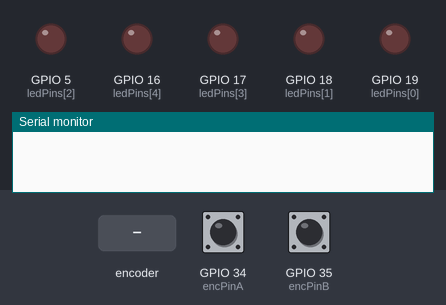
A program run on a simulated ESP32. Shown: output pins drawn as LEDs (lit = HIGH), the last lines printed to the serial monitor. Inputs (shaded band) come from the test bench; at power-on: GPIO 34 (encPinA) HIGH, GPIO 35 (encPinB) HIGH.

Above: at 1.2 s.
1.3 s: rotary encoder on GPIO 34 (encPinA) / GPIO 35 (encPinB) turned 3 steps (first pin leading)
At 3.0 s:
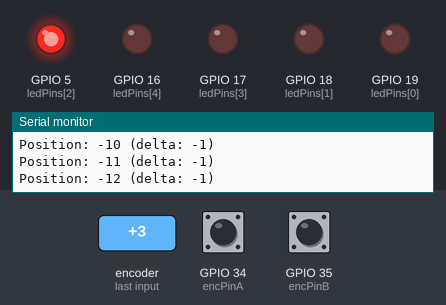
3.4 s: rotary encoder on GPIO 34 (encPinA) / GPIO 35 (encPinB) turned 1 step (first pin leading)
At 4.3 s:
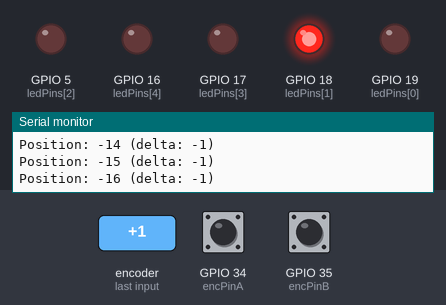
5.1 s: rotary encoder on GPIO 34 (encPinA) / GPIO 35 (encPinB) turned 1 step (first pin leading)
At 5.6 s:
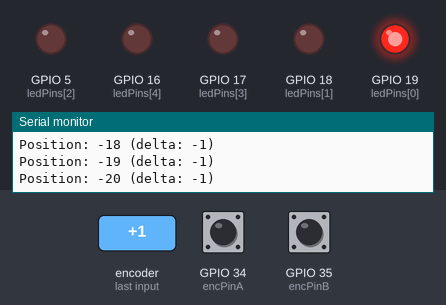
Timing chart, 0 to 8.1 s (numbered marks = the images above; inputs shaded):
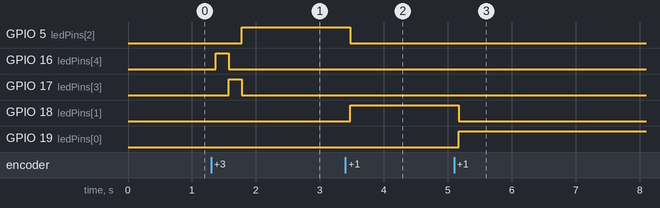

Measured:
- after the input at 1.3 s, GPIO 5 (ledPins[2]): LOW → HIGH after 0.48 s; GPIO 16 (ledPins[4]): LOW → HIGH after 0.08 s, → LOW 0.20 s later; GPIO 17 (ledPins[3]): LOW → HIGH after 0.28 s, → LOW 0.20 s later
- after the input at 3.4 s, GPIO 5 (ledPins[2]): HIGH → LOW after 0.08 s; GPIO 18 (ledPins[1]): LOW → HIGH after 0.08 s
- after the input at 5.1 s, GPIO 18 (ledPins[1]): HIGH → LOW after 0.08 s; GPIO 19 (ledPins[0]): LOW → HIGH after 0.08 s

The program:

main.cpp
```cpp
#include <Arduino.h>

constexpr uint8_t ledCount = 5;
constexpr uint8_t ledPins[ledCount] = {19, 18, 5, 17, 16};
constexpr uint8_t encPinA = 34;
constexpr uint8_t encPinB = 35;

constexpr int8_t NONE = 0;
constexpr int8_t CLOCKWISE = 1;
constexpr int8_t COUNTERCLOCKWISE = -1;

// Lookup table for state transitions (4x4 matrix, flattened to 16 elements)
// Index: (prev_A << 3) | (prev_B << 2) | (curr_A << 1) | curr_B
// Value: +1 for CW, -1 for CCW, 0 for no change/invalid transition
constexpr int8_t ENCODER_LOOKUP_TABLE[16] = {
    // Previous states: 00, 01, 10, 11
    NONE, CLOCKWISE, COUNTERCLOCKWISE, NONE, // Current state is 00
    COUNTERCLOCKWISE, NONE, NONE, CLOCKWISE, // Current state is 01
    CLOCKWISE, NONE, NONE, COUNTERCLOCKWISE, // Current state is 10
    NONE, COUNTERCLOCKWISE, CLOCKWISE, NONE  // Current state is 11
};

volatile int8_t encDelta = 0;
volatile uint8_t prevEncPinState; // Store previous state (00, 01, 10, 11)

// isr for pressing the start button
// ! on esp32 the IRAM_ATTR is needed
void IRAM_ATTR onEncChange()
{
  // read state of encPinA and encPinB and combine into a 2-bit value (00, 01,10,11)
  uint8_t encPinState = (digitalRead(encPinA) << 1) | digitalRead(encPinB);
  // update Delta based on the rotation.
  encDelta += ENCODER_LOOKUP_TABLE[prevEncPinState << 2 | encPinState];
  // save last state
  prevEncPinState = encPinState;
}

void setup()
{
  Serial.begin(115200);

  for (int i = 0; i < ledCount; i++)
  {
    pinMode(ledPins[i], OUTPUT);
  }

  pinMode(encPinA, INPUT_PULLUP);
  pinMode(encPinB, INPUT_PULLUP);

  // Read initial state
  prevEncPinState = (digitalRead(encPinA) << 1) | digitalRead(encPinB);

  // call our ISR if a falling edge happens on the defined pins.
  attachInterrupt(encPinA, onEncChange, CHANGE);
  attachInterrupt(encPinB, onEncChange, CHANGE);
}

void loop()
{
  // debug print only if position changed.
  static int encPos = 0;
  static uint8_t currentLed = 0;

  // Atomic read of delta and reset
  noInterrupts();
  int8_t delta = encDelta;
  encDelta = 0;
  interrupts();

  if (delta != 0)
  {
    encPos += delta;
    Serial.printf("Position: %d (delta: %d)\r\n", encPos, delta);

    // Calculate new LED position - handle negative values properly
    int ledIndex = (encPos / 4) % (int)ledCount;
    uint8_t newLed = (ledIndex < 0) ? ledIndex + ledCount : ledIndex;

    // Only update LEDs if position changed
    if (newLed != currentLed)
    {
      digitalWrite(ledPins[currentLed], LOW);
      digitalWrite(ledPins[newLed], HIGH);
      currentLed = newLed;
    }
  }
}
```
